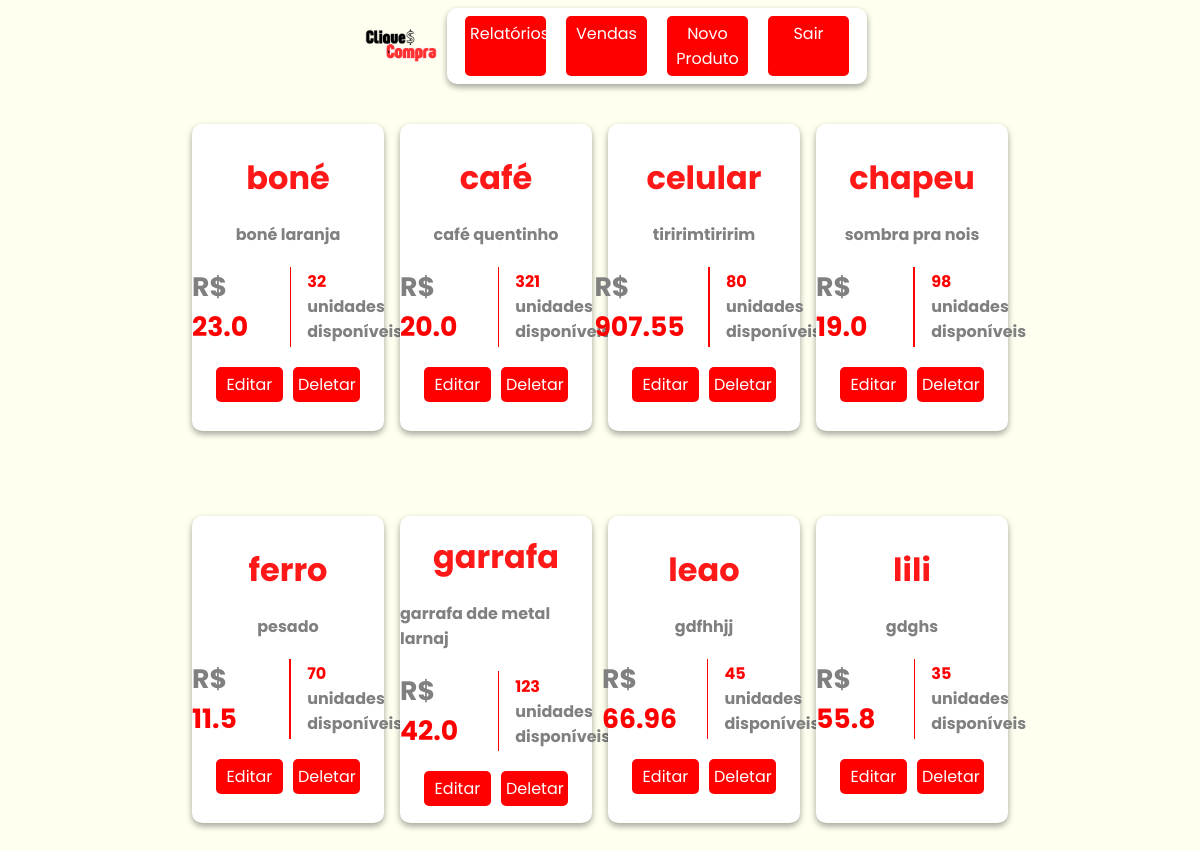
Page /produtos/ on the earlier database version.
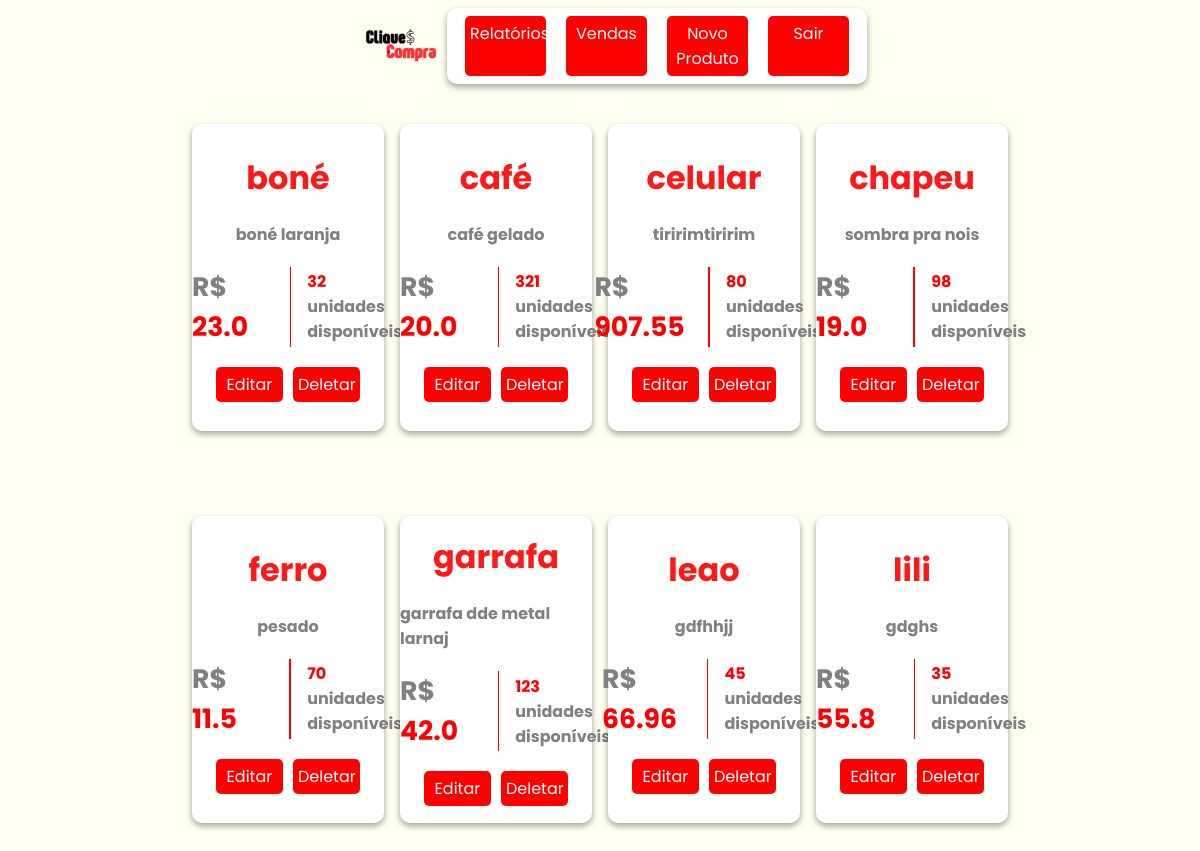
Same page on the later database version.
### models/produtos.py (models this page shows, shortened)
class Produto(Base):
    __tablename__ = 'tb_produtos'
    pro_id: Mapped[int] = mapped_column(primary_key=True, autoincrement=True)
    pro_nome: Mapped[str] = mapped_column(nullable=False)
    pro_descricao: Mapped[str] = mapped_column(nullable=False)
    pro_preco: Mapped[float] = mapped_column(nullable=False)
    pro_estoque: Mapped[int] = mapped_column()
    @classmethod
    def all(cls, ordem = "crescente"):
        if ordem == "crescente":
            direcao = "ASC"
        elif ordem == "decrescente":
            direcao = "DESC"
        sql = text(f"SELECT * FROM tb_produtos ORDER BY pro_nome {direcao}")
        produtos = session.execute(sql).fetchall()
        return produtos

### controllers/produtos.py (the view)
@produto_bp.route('/', methods=['GET','POST'])
def view():
    if request.method == 'POST':
        ordem = request.form['ordem']
        produtos = Produto.all(ordem=ordem)
    elif request.method == 'GET':
        produtos = Produto.all()
    return render_template('produtos/view.html', produtos = produtos)

### templates/produtos/view.html (shortened to what this page needs)
{% extends "model.html" %}
{% block head_extras %}
<link rel="stylesheet" href="{{ url_for('static', filename='style/model.css') }}">
<link rel="stylesheet" href="{{ url_for('static', filename='style/cat.css') }}">
{% endblock %}
{% block content %}
<nav>
    <img src="../../static/assets/cliqueconta.png" alt="Logo do CliqueCompra">
    <div class="links cat">
        <a href="">Relatórios</a>
        <a href="">Vendas</a>
        <a href="">Novo Produto</a>
        <a href="">Sair</a>
    </div>
</nav>
<div id="produto">
    <ol class="itens">
        {% for produto in produtos %}
            <li class="item">
                <h1>{{produto.pro_nome}}</h1>
                <h2 id="descricao">{{produto.pro_descricao}}</h2>
                <div class="p-e">
                    <h2 id="preco"><span style="color: gray;">R$</span> {{produto.pro_preco}}</h2>
                    <h2 id="estoque"><span style="color: red;">{{produto.pro_estoque}}</span> unidades disponíveis</h2>
                </div>
                <div class="links-p">
                    <a href="{{url_for('produtos.edit', pro_id=produto.pro_id)}}">Editar</a>
                    <a href="{{url_for('produtos.remove', pro_id=produto.pro_id)}}">Deletar</a>
                </div>
            </li>
        {% endfor %}
    </ol>
</div>
{% endblock %}

### templates/model.html (shortened to what this page needs)
<!DOCTYPE html>
<html lang="en">
<head>
    {% block head_extras %}
    {% endblock %}
</head>
<body>
    {% block content %}{% endblock %}
</body>
</html>

### static/style/model.css (style rules this page uses)
* { padding: 0; margin: 0; box-sizing: border-box; font-family: "Poppins", serif; }
body { min-width: 100vw; height: 100%; background-color: #FFFFF0; }

Differences in the rows shown:
changed Produto "café": pro_descricao "café quentinho" → "café gelado"
